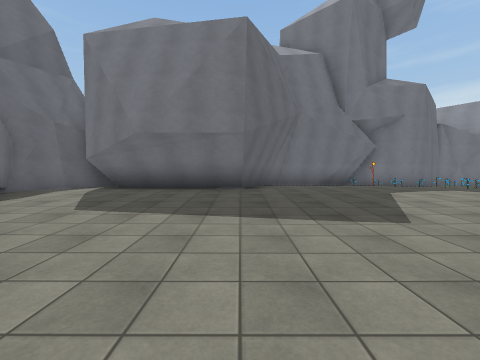
View 1 (above)

18 first-person views from a walk through a Unity game level. The camera is 1.4 m above the floor, tilts 2° down and sees 90° across. The floor is counted in squares, 2 m on a side. Each view is taken from the middle of a square. On the plan, view 1 faces up. The plan holds only what a view shows up to about 9 squares ahead; the rest is blank. The place goes on beyond the plan. The player character is not drawn. Surface patterns are stand-ins for the level's own textures.

View 2
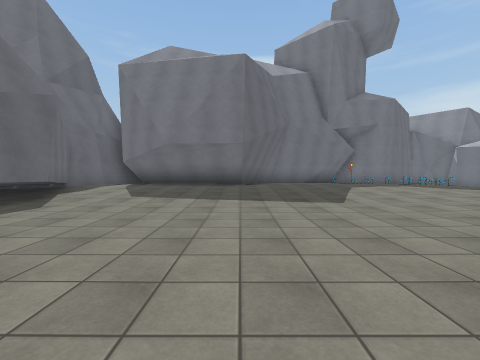

View 3
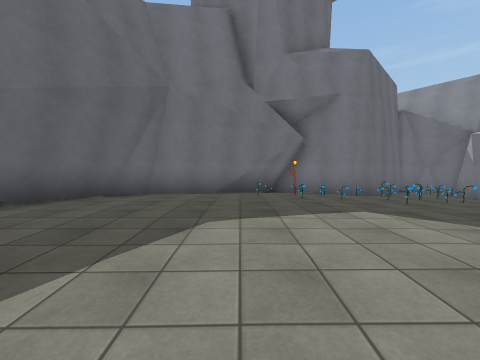

View 4
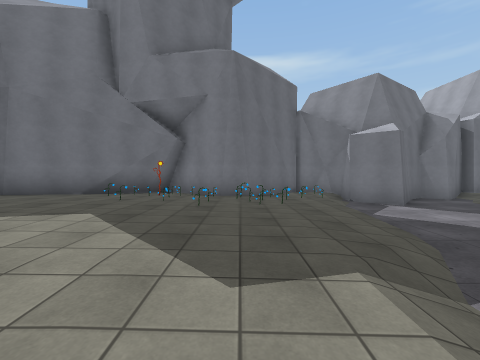

View 5
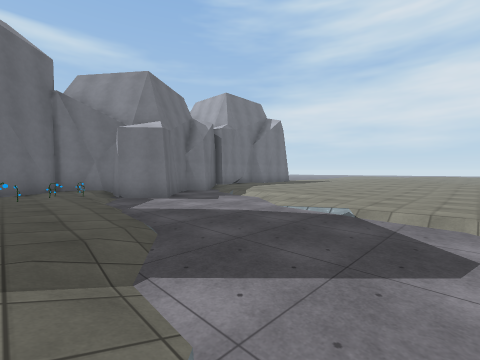

View 6
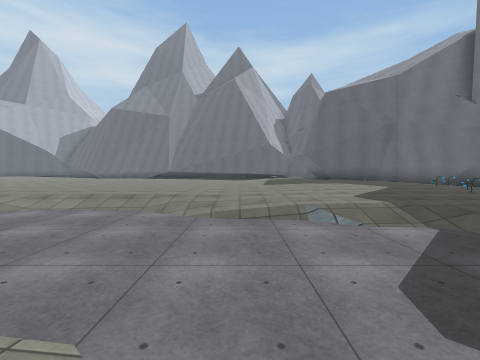

View 7
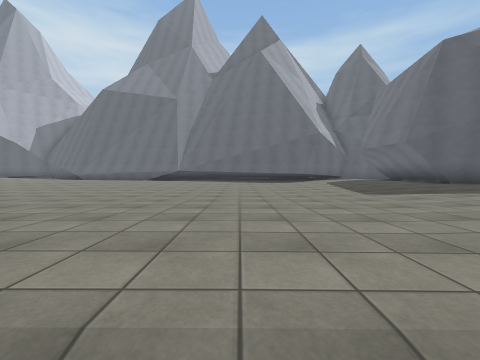

View 8
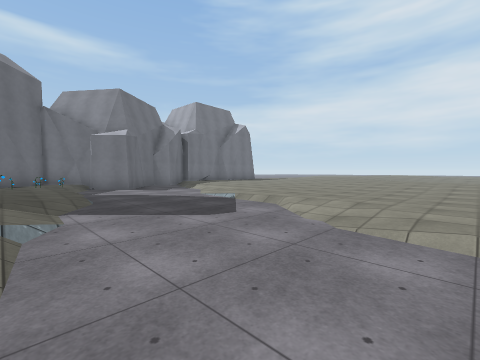

View 9
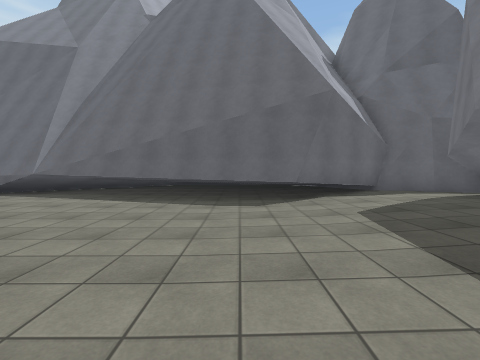

View 10
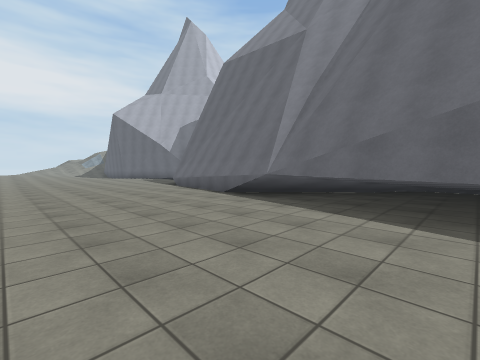

View 11
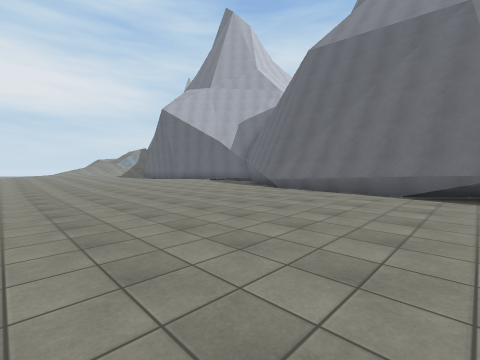

View 12
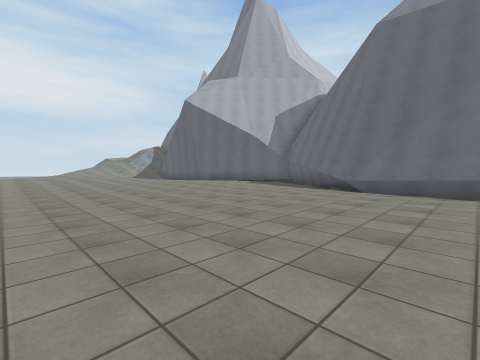

View 13
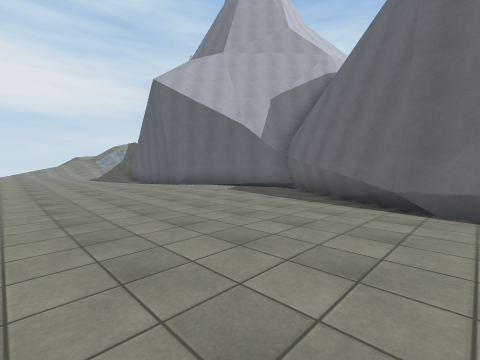

View 14
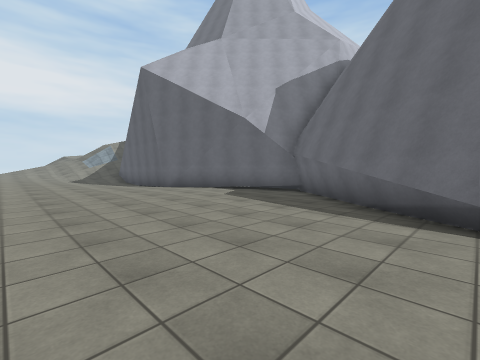

View 15
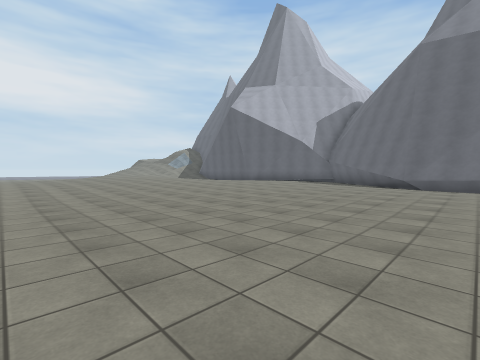

View 16
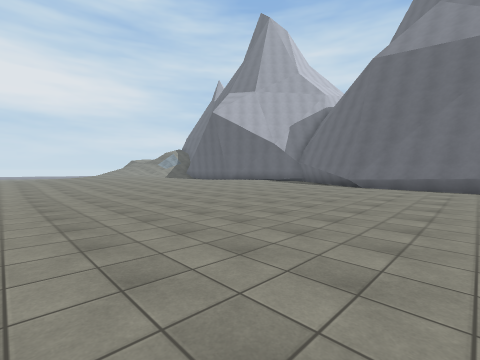

View 17
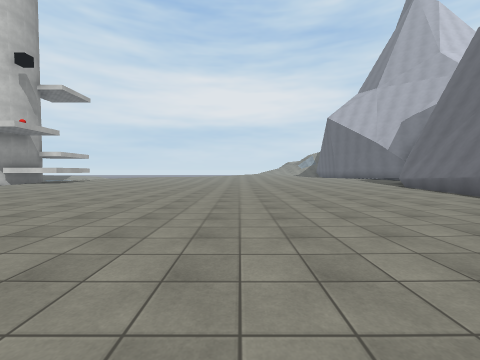

View 18
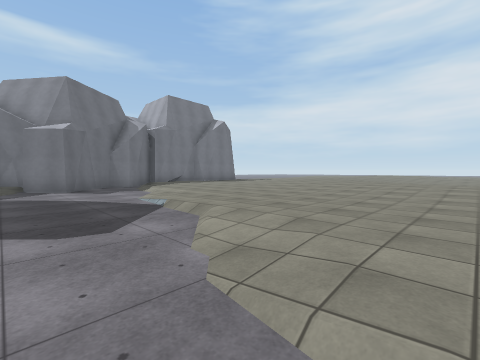

### Floor plan
Key: @ floor where view 1 was taken; # wall or solid block; . main floor; : floor 0.25 m higher than the main floor; - floor 0.25 m lower than the main floor; _ floor 0.5 m lower than the main floor; / step, stairs or slope; O other object.
Columns run from 10 left of view 1 to 15 right of it. Each row starts with its distance up from view 1.
 12                ### ##-####
 11              ###O###OO##_#
 10            ###..OOO-OO##_/
  9            #..O.O.OO-____/
  8      #    ##:::OOOOO-____/
  7     #######:::::..../___/-
  6     #::::::::::...../___/-
  5     ##.............//___--
  4     ##............./____--
  3     ##.-------...../___/--
  2     ##---------...//___---
  1    ###---------.../___/---
  0    ###----@----.../___/---
 -1   ####---------.../__
 -2   ####.--------.../_
 -3    ###.--------.../
 -4     #..--------...
 -5     #..--------..
 -6     #...-------..
 -7    ##...-------...
 -8    #....-------....
 -9    #....-------....
-10   ##....-------
-11   #......------
-12  ##......------
-13 ##........-----
-14 #..:......-----
-15 #..:::.....----
-16 ##:::::......-.
-17  #:::::::......
-18  ##:::::::.....

Where each view was taken, in squares from view 1:
view 1: 0 up, 0 right, facing up
view 2: 2 down, 0 right, facing up
view 3: 3 up, 4 right, facing up
view 4: 3 up, 8 right, facing up
view 5: 3 up, 9 right, facing up-right
view 6: 2 up, 13 right, facing left
view 7: 0 up, 8 right, facing left
view 8: 0 up, 9 right, facing up-right
view 9: 2 up, 1 right, facing left
view 10: 0 up, 1 left, facing down-left
view 11: 4 down, 1 right, facing down-left
view 12: 7 down, 1 right, facing down-left
view 13: 9 down, 2 left, facing down-left
view 14: 10 down, 3 left, facing down-left
view 15: 8 down, 4 right, facing down-left
view 16: 6 down, 4 right, facing down-left
view 17: 0 up, 0 right, facing down
view 18: 0 up, 11 right, facing up-right
